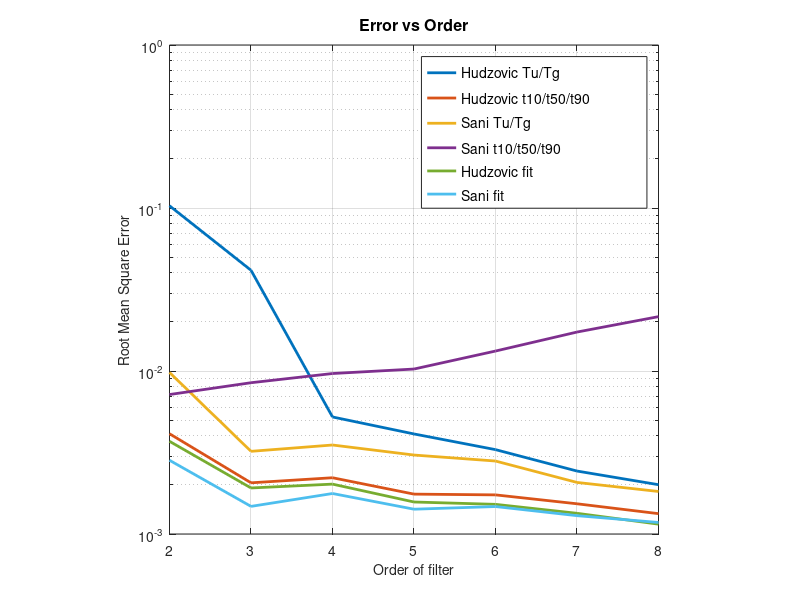

This figure's MATLAB source: (Note: this script raises an error after producing the figure.)
function error_calculations()
    close all;
    
    % subroutines are located in this folder
    addpath([pwd,'/mfunctions']);
    
    %error_calculations_noise();
    %error_calculations_order();
    
    display_error_vs_order();
    display_error_vs_noise();
    display_error_vs_noise_avg();
    display_error_vs_noise_long();
    display_failure_rate();
    display_sani_lookup_vs_interpolation();
end

function display_error_vs_order()
    load('errors_order.mat', 'errors_order');

    % Error vs Order
    for k = 2:8
        tmp(k-1, 1) = sqrt(mean(errors_order(k-1).hudzovic_tu_tg(isfinite(errors_order(k-1).hudzovic_tu_tg))));
        tmp(k-1, 2) = sqrt(mean(errors_order(k-1).hudzovic_t10_t50_t90(isfinite(errors_order(k-1).hudzovic_t10_t50_t90))));
        tmp(k-1, 3) = sqrt(mean(errors_order(k-1).sani_tu_tg(isfinite(errors_order(k-1).sani_tu_tg))));
        tmp(k-1, 4) = sqrt(mean(errors_order(k-1).sani_t10_t50_t90(isfinite(errors_order(k-1).sani_t10_t50_t90))));
        tmp(k-1, 5) = sqrt(mean(errors_order(k-1).hudzovic_fit(isfinite(errors_order(k-1).hudzovic_fit))));
        tmp(k-1, 6) = sqrt(mean(errors_order(k-1).sani_fit(isfinite(errors_order(k-1).sani_fit))));
    end

    figure;
    semilogy(2:8, tmp, 'LineWidth', 2);
    grid on
    legend('\fontsize{14}Hudzovic Tu/Tg',...
        '\fontsize{14}Hudzovic t10/t50/t90',...
        '\fontsize{14}Sani Tu/Tg',...
        '\fontsize{14}Sani t10/t50/t90',...
        '\fontsize{14}Hudzovic fit',...
        '\fontsize{14}Sani fit');
    %axis([2 8 10e-7 20e-3]);
    axis square
    xlabel('\fontsize{14}Order of filter');
    ylabel('\fontsize{14}Root Mean Square Error');
    title('\fontsize{16}Error vs Order');
end

function display_sani_lookup_vs_interpolation()
    tmp = load('errors_order_sani_lookup.mat', 'errors_order');
    lookup = tmp.errors_order;
    tmp = load('errors_order_sani_interpolation.mat', 'errors_order');
    interpolation = tmp.errors_order;
    
    % Error vs Order
    tmp = zeros(7, 6);
    for k = 2:8
        tmp(k-1, 1) = sqrt(mean(interpolation(k-1).hudzovic_tu_tg(isfinite(interpolation(k-1).hudzovic_tu_tg))));
        tmp(k-1, 2) = sqrt(mean(interpolation(k-1).hudzovic_t10_t50_t90(isfinite(interpolation(k-1).hudzovic_t10_t50_t90))));
        tmp(k-1, 3) = sqrt(mean(interpolation(k-1).sani_tu_tg(isfinite(interpolation(k-1).sani_tu_tg))));
        tmp(k-1, 4) = sqrt(mean(interpolation(k-1).sani_t10_t50_t90(isfinite(interpolation(k-1).sani_t10_t50_t90))));
        tmp(k-1, 5) = sqrt(mean(interpolation(k-1).hudzovic_fit(isfinite(interpolation(k-1).hudzovic_fit))));
        tmp(k-1, 6) = sqrt(mean(interpolation(k-1).sani_fit(isfinite(interpolation(k-1).sani_fit))));
    end

    figure;
    for i = 1:6
        if i == 4
            semilogy(2:8, tmp(:,i), 'LineWidth', 2);
        else
            semilogy(2:8, tmp(:,i));  hold on, grid on
        end
    end
    tmp2 = zeros(1, 7);
    for k = 2:8
        tmp2(k-1) = sqrt(mean(lookup(k-1).sani_t10_t50_t90(isfinite(lookup(k-1).sani_t10_t50_t90))));
    end
    semilogy(2:8, tmp2, '--', 'LineWidth', 2);
    
    legend('\fontsize{14}Hudzovic Tu/Tg',...
        '\fontsize{14}Hudzovic t10/t50/t90',...
        '\fontsize{14}Sani Tu/Tg',...
        '\fontsize{14}Sani t10/t50/t90, Interpolation Formulae',...
        '\fontsize{14}Hudzovic fit',...
        '\fontsize{14}Sani fit',...
        '\fontsize{14}Sani t10/t50/t90, Lookup');
    %axis([2 8 10e-7 20e-3]);
    axis square
    xlabel('\fontsize{14}Order of filter');
    ylabel('\fontsize{14}Root Mean Square Error');
    title('\fontsize{16}Sani Interpolation Formulae vs Lookup');
end

function display_error_vs_noise()
    load('errors_noise_fit.mat', 'errors_noise');

    % Error vs Input noise
    tmp = zeros(length(errors_noise.hudzovic_tu_tg), 6);
    tmp(:,1) = errors_noise.hudzovic_tu_tg;
    tmp(:,2) = errors_noise.hudzovic_t10_t50_t90;
    tmp(:,3) = errors_noise.sani_tu_tg;
    tmp(:,4) = errors_noise.sani_t10_t50_t90;
    tmp(:,5) = errors_noise.hudzovic_fit;
    tmp(:,6) = errors_noise.sani_fit;
    for i = 1:6
        tmp(:,i) = sliding_average(tmp(:,i), 10);
    end
    figure;
    semilogy(errors_noise.noise_amplitude * 100, tmp);
    grid on
    legend('\fontsize{14}Hudzovic Tu/Tg',...
        '\fontsize{14}Hudzovic t10/t50/t90',...
        '\fontsize{14}Sani Tu/Tg',...
        '\fontsize{14}Sani t10/t50/t90',...
        '\fontsize{14}Hudzovic fit',...
        '\fontsize{14}Sani fit',...
        'Location', 'southeast');
    %axis([0 200 10e-8 20e-2]);
    axis square
    xlabel('\fontsize{14}Normalised noise amplitude (%)');
    ylabel('\fontsize{14}Root Mean Square Error');
    title({'\fontsize{16}Error vs Input noise', '\fontsize{14}(Single 4th Order Step Response)'});
end

function display_error_vs_noise_avg()
    load('errors_noise_avg.mat', 'errors_noise');

    % Error vs Input noise
    tmp = zeros(length(errors_noise.hudzovic_tu_tg), 6);
    tmp(:,1) = sqrt(errors_noise.hudzovic_tu_tg);
    tmp(:,2) = sqrt(errors_noise.hudzovic_t10_t50_t90);
    tmp(:,3) = sqrt(errors_noise.sani_tu_tg);
    tmp(:,4) = sqrt(errors_noise.sani_t10_t50_t90);
    for i = 1:4
        tmp(:,i) = sliding_average(tmp(:,i), 20);
    end
    figure;
    semilogy(errors_noise.noise_amplitude * 100, tmp);
    grid on
    legend('\fontsize{14}Hudzovic Tu/Tg',...
        '\fontsize{14}Hudzovic t10/t50/t90',...
        '\fontsize{14}Sani Tu/Tg',...
        '\fontsize{14}Sani t10/t50/t90',...
        'Location', 'southeast');
    axis([0 35 1e-3 3e-2]);
    axis square
    xlabel('\fontsize{14}Normalised noise amplitude (%)');
    ylabel('\fontsize{14}Root Mean Square Error');
    title({'\fontsize{16}Error vs Input noise', '\fontsize{14}(Random Step Responses)'});
end

function display_error_vs_noise_long()
    load('errors_noise_10000iter_200percent.mat', 'errors_noise');

    % Error vs Input noise
    tmp = zeros(length(errors_noise.hudzovic_tu_tg), 6);
    tmp(:,1) = sqrt(errors_noise.hudzovic_tu_tg);
    tmp(:,2) = sqrt(errors_noise.hudzovic_t10_t50_t90);
    tmp(:,3) = sqrt(errors_noise.sani_tu_tg);
    tmp(:,4) = sqrt(errors_noise.sani_t10_t50_t90);
    tmp(:,5) = sqrt(errors_noise.hudzovic_fit);
    tmp(:,6) = sqrt(errors_noise.sani_fit);
    for i = 1:6
        for k = 1:length(tmp(:,i))
            if tmp(k,i) > 1; tmp(k,i) = Inf; end
        end
        tmp(:,i) = sliding_average(tmp(:,i), 30);
    end
    figure;
    semilogy(errors_noise.noise_amplitude * 100, tmp);
    grid on
    legend('\fontsize{14}Hudzovic Tu/Tg',...
        '\fontsize{14}Hudzovic t10/t50/t90',...
        '\fontsize{14}Sani Tu/Tg',...
        '\fontsize{14}Sani t10/t50/t90',...
        '\fontsize{14}Hudzovic fit',...
        '\fontsize{14}Sani fit',...
        'Location', 'southeast');
    axis([0 200 1e-4 1e0]);
    axis square
    xlabel('\fontsize{14}Normalised noise amplitude (%)');
    ylabel('\fontsize{14}Root Mean Square Error');
    title({'\fontsize{16}Error vs Input noise', '\fontsize{14}(Single 4th Order Step Response)'});
end

function display_failure_rate()
    load('errors_order.mat', 'errors_order');

    % Plot the "failure rate" in function of order. Whenever the error is
    % too large, the error is set to Inf. For every order, we created 100
    % random step responses which means the number of Inf items is directly
    % the failure rate in percent.
    tmp = zeros(7, 6);
    for k = 2:8
        tmp(k-1, 1) = 100 - sum(isfinite(errors_order(k-1).hudzovic_tu_tg));
        tmp(k-1, 2) = 100 - sum(isfinite(errors_order(k-1).hudzovic_t10_t50_t90));
        tmp(k-1, 3) = 100 - sum(isfinite(errors_order(k-1).sani_tu_tg));
        tmp(k-1, 4) = 100 - sum(isfinite(errors_order(k-1).sani_t10_t50_t90));
        tmp(k-1, 5) = 100 - sum(isfinite(errors_order(k-1).hudzovic_fit));
        tmp(k-1, 6) = 100 - sum(isfinite(errors_order(k-1).sani_fit));
    end
    figure;
    plot(2:8, tmp, 'LineWidth', 2);
    grid on
    legend('\fontsize{14}Hudzovic Tu/Tg',...
        '\fontsize{14}Hudzovic t10/t50/t90',...
        '\fontsize{14}Sani Tu/Tg',...
        '\fontsize{14}Sani t10/t50/t90',...
        '\fontsize{14}Hudzovic fit',...
        '\fontsize{14}Sani fit');
    axis square
    xlabel('\fontsize{14}Order of filter');
    ylabel('\fontsize{14}Failure Rate (%)');
    title('\fontsize{16}Failure vs Order');
end

function error_calculations_noise()
    rand('state', 0);
    %errors_noise = struct
    load('errors_noise.mat', 'errors_noise');
    
    num_simulations = 1000;
    num_avg = 500;
    for i = 851:num_simulations
        fprintf('Current iteration: %d\n', i);
        for k = 1:num_avg
            % generate transfer function
            [xdata_orig, ydata_orig] = gen_random_ptn(randi([2 8], 1, 1));

            % apply noise
            amp_rand = 0.35 * (i-1) / (num_simulations-1);
            xdata_raw = xdata_orig;
            ydata_raw = ydata_orig + amp_rand * (rand(length(ydata_orig),1)-0.5);

            err_acc = zeros(1, 6);

            try
                [xdata, ydata] = preprocess_curve(xdata_raw, ydata_raw);
                [Tu, Tg] = characterise_curve(xdata, ydata);
                [t10, t50, t90] = characterise_curve(xdata, ydata, [0 1]); % We know it's normalised to 0-1

                % Hudzovic, Tu/Tg
                [T, r, order] = hudzovic_lookup(Tu, Tg);
                G = hudzovic_transfer_function(T, r, order);
                g_hudzovic_tu_tg = step(G, xdata);

                % Hudzovic, t10/t50/t90
                [T, r, order] = hudzovic_lookup(t10, t50, t90);
                G = hudzovic_transfer_function(T, r, order);
                g_hudzovic_t3 = step(G, xdata);

                % Sani, Tu/Tg
                [T, r, order] = sani_lookup(Tu, Tg);
                G = sani_transfer_function(T, r, order);
                g_sani_tu_tg = step(G, xdata);

                % Sani, t10/t50/t90
                [T, r, order] = sani_lookup(t10, t50, t90);
                G = sani_transfer_function(T, r, order);
                g_sani_t3 = step(G, xdata);

                % Hudzovic fit of raw data
%                 [T, r, order] = hudzovic_lookup(t10, t50, t90);
%                 [T, r] = hudzovic_fit(T, r, order, xdata_raw, ydata_raw);
%                 G = hudzovic_transfer_function(T, r, order);
%                 g_hudzovic_fit = step(G, xdata);
% 
%                 % Sani fit of raw data
%                 [T, r, order] = sani_lookup(t10, t50, t90);
%                 [T, r] = sani_fit(T, r, order, xdata_raw, ydata_raw);
%                 G = sani_transfer_function(T, r, order);
%                 g_sani_fit = step(G, xdata);
            catch
            end
            
            % accumulate errors so we can compute the average later
            err_acc(1) = err_acc(1) + sqrt(immse(g_hudzovic_tu_tg, ydata_orig));
            err_acc(2) = err_acc(2) + sqrt(immse(g_hudzovic_t3, ydata_orig));
            err_acc(3) = err_acc(3) + sqrt(immse(g_sani_tu_tg, ydata_orig));
            err_acc(4) = err_acc(4) + sqrt(immse(g_sani_t3, ydata_orig));
%             err_acc(5) = err_acc(5) + sqrt(immse(g_hudzovic_fit, ydata_orig));
%             err_acc(6) = err_acc(6) + sqrt(immse(g_sani_fit, ydata_orig));
        end
        
        % average
        err_acc = err_acc ./ num_avg;
        
        errors_noise.noise_amplitude(i) = amp_rand;
        errors_noise.hudzovic_tu_tg(i) = err_acc(1);
        errors_noise.hudzovic_t10_t50_t90(i) = err_acc(2);
        errors_noise.sani_tu_tg(i) = err_acc(3);
        errors_noise.sani_t10_t50_t90(i) = err_acc(4);
%         errors_noise.hudzovic_fit(i) = err_acc(5);
%         errors_noise.sani_fit(i) = err_acc(6);
    end

    save('errors_noise.mat', 'errors_noise');
end

function error_calculations_order()
    rand('state', 0);

    for k = 2:8
        num_simulations = 100;
        errors_order(k-1) = struct(...
            'hudzovic_tu_tg', 0,...
            'hudzovic_t10_t50_t90', 0,...
            'sani_tu_tg', 0,...
            'sani_t10_t50_t90', 0,...
            'hudzovic_fit', 0,...
            'sani_fit', 0);
        
        for i = 1:num_simulations
            [xdata, ydata] = gen_random_ptn(k);

            [Tu, Tg] = characterise_curve(xdata, ydata);
            [t10, t50, t90] = characterise_curve(xdata, ydata, [0 1]); % We know it's normalised to 0-1

            try
            % Hudzovic, Tu/Tg
            [T, r, order] = hudzovic_lookup(Tu, Tg);
            G = hudzovic_transfer_function(T, r, order);
            g_hudzovic_tu_tg = step(G, xdata);

            % Hudzovic, t10/t50/t90
            [T, r, order] = hudzovic_lookup(t10, t50, t90);
            G = hudzovic_transfer_function(T, r, order);
            g_hudzovic_t3 = step(G, xdata);

            % Sani, Tu/Tg
            [T, r, order] = sani_lookup(Tu, Tg);
            G = sani_transfer_function(T, r, order);
            g_sani_tu_tg = step(G, xdata);

            % Sani, t10/t50/t90
            [T, r, order] = sani_lookup(t10, t50, t90);
            G = sani_transfer_function(T, r, order);
            g_sani_t3 = step(G, xdata);

            % Hudzovic fit of raw data
            [T, r, order] = hudzovic_lookup(t10, t50, t90);
            [T, r] = hudzovic_fit(T, r, order, xdata, ydata);
            G = hudzovic_transfer_function(T, r, order);
            g_hudzovic_fit = step(G, xdata);

            % Sani fit of raw data
            [T, r, order] = sani_lookup(t10, t50, t90);
            [T, r] = sani_fit(T, r, order, xdata, ydata);
            G = sani_transfer_function(T, r, order);
            g_sani_fit = step(G, xdata);
            catch
            end

            errors_order(k-1).hudzovic_tu_tg(i) = sqrt(immse(g_hudzovic_tu_tg, ydata));
            errors_order(k-1).hudzovic_t10_t50_t90(i) = sqrt(immse(g_hudzovic_t3, ydata));
            errors_order(k-1).sani_tu_tg(i) = sqrt(immse(g_sani_tu_tg, ydata));
            errors_order(k-1).sani_t10_t50_t90(i) = sqrt(immse(g_sani_t3, ydata));
            errors_order(k-1).hudzovic_fit(i) = sqrt(immse(g_hudzovic_fit, ydata));
            errors_order(k-1).sani_fit(i) = sqrt(immse(g_sani_fit, ydata));
        end
    end

    save('errors_order.mat', 'errors_order');
end

function error_calculations_order_sani_lookup()
    rand('state', 0);

    for k = 2:8
        num_simulations = 100;
        
        for i = 1:num_simulations
            [xdata, ydata] = gen_random_ptn(k);

            [Tu, Tg] = characterise_curve(xdata, ydata);
            [t10, t50, t90] = characterise_curve(xdata, ydata, [0 1]); % We know it's normalised to 0-1

            try
            % Sani, t10/t50/t90
            [T, r, order] = sani_lookup(t10, t50, t90);
            G = sani_transfer_function(T, r, order);
            g_sani_t3 = step(G, xdata);
            catch
            end

            errors_order(k-1) = rmse(g_sani_t3, ydata);
        end
    end

    save('errors_order_sani_lambda_lookup.mat', 'errors_order');
end

function [xdata, ydata] = gen_random_ptn(order)
    s = tf('s');
    G = 1;
    for k = 1:order
        Tk = (rand(1,1)*0.8+0.1) * 10;
        G = G / (1+s*Tk);
    end
    [ydata, xdata] = step(G);
    ydata = ydata - ydata(1);
    ydata = ydata / ydata(end);
end

